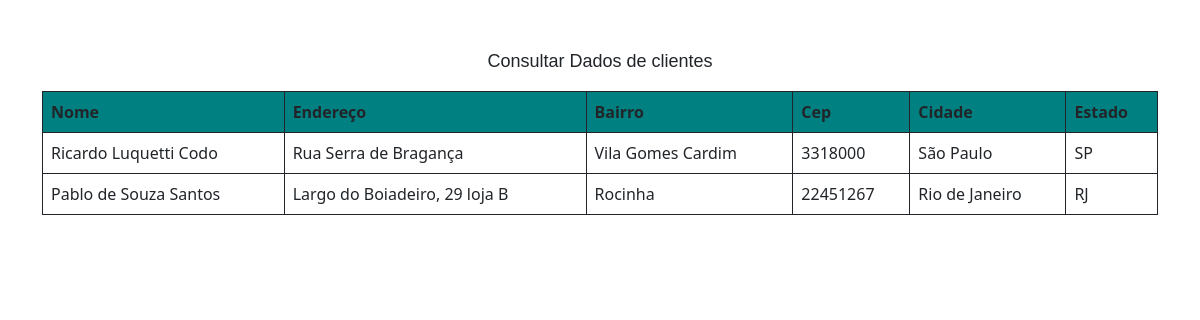
Page /ProjetoWeb/index.php on the committed database.
### tables this page shows
CREATE TABLE `clientes` (
  `id` int(3) NOT NULL,
  `nome` varchar(150) NOT NULL,
  `endereco` varchar(150) NOT NULL,
  `bairro` varchar(80) NOT NULL,
  `cep` int(10) NOT NULL,
  `cidade` varchar(50) NOT NULL,
  `estado` enum('SP','RJ') NOT NULL
);

### ProjetoWeb/index.php (the view, shortened to what this page needs)
<?php
try
{
    $PDO = new PDO('mysql:host=' . MYQL_HOST . ';dbname=' . MYSQL_DB_NAME, MYSQL_USER, MYSQL_PASSWORD);
}catch( PDOException $e )
{
    echo 'Erro ao conectar com o MySQL: ' . $e->getMessage();
}
?>
<!DOCTYPE html>
<html lang="en">
<head>
    <link rel="stylesheet" href="style.css">
    <link href="https://cdn.jsdelivr.net/npm/bootstrap@5.3.0-alpha3/dist/css/bootstrap.min.css" rel="stylesheet">
  </body>
</head>
<body>
<div class="container">
<div class="Dados">
    <div class="row">
        <p class="TPrincipal">Consultar Dados de clientes</p>
        <div class="table-responsive">
            <table class="table table-bordered border-dark">
                <thead>
                    <tr>
                        <th scope="col">Nome</th>
                        <th scope="col">Endereço</th>
                        <th scope="col">Bairro</th>
                        <th scope="col">Cep</th>
                        <th scope="col">Cidade</th>
                        <th scope="col">Estado</th>
                    </tr>
                </thead>
                <tbody>
                <?php
        $sql = "SELECT * FROM clientes";
        $result = $PDO->query( $sql );
        $rows = $result->fetchAll();
        for($i=0; $i < count($rows); $i++){ ?>
                <td scope="col">
                <?php echo $rows [$i]['nome']; ?><br>
                </td>
                <td scope="col">
                <?php echo $rows [$i]['endereco']; ?><br>
                </td>
                <td scope="col">
                <?php echo $rows [$i]['bairro']; ?><br>
                </td>
                <td scope="col">
                <?php echo $rows [$i]['cep']; ?><br>
                </td>
                <td scope="col">
                <?php echo $rows [$i]['cidade']; ?><br>
                </td>
                <td scope="col">
                <?php echo $rows [$i]['estado']; ?><br>
                </td>
                </tbody>
<?php
}
?>
            </table>
        </div>
    </div>
</div>
</div>
</body>
</html>

### ProjetoWeb/style.css (style rules this page uses)
body { background-color: #cccccc; }
th { background-color: #008080 !important; }
.container { padding-top: 4%; }
.TPrincipal { align-items: center; text-align: center; font-size: large; font-family: 'Franklin Gothic Medium', 'Arial Narrow', Arial, sans-serif; }

### rows in the picture
clientes: nome "Ricardo Luquetti Codo", endereco "Rua Serra de Bragança", bairro "Vila Gomes Cardim", cep "3318000", cidade "São Paulo", estado "SP"
clientes: nome "Pablo de Souza Santos", endereco "Largo do Boiadeiro, 29 loja B", bairro "Rocinha", cep "22451267", cidade "Rio de Janeiro", estado "RJ"
